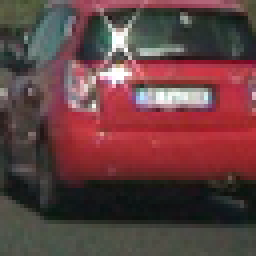
#> input picture Project5-Vehicle-Detection/example_images/vehicle.png, 64 x 64 px (shown 4 times larger)
$ python features.py
#> lines starting #> are read from the running program, lines starting #| are printed output that depends on the picture
import numpy as np
import cv2
from skimage.feature import hog
import pickle
import matplotlib.pyplot as plt
import matplotlib.image as mpimg
from config import *


def get_hog_features(img, orient, pix_per_cell, cell_per_block, vis=False, feature_vec=True):
    """
    Return HOG features and visualization (optionally)
    """
    if vis == True:
        features, hog_image = hog(img, orientations=orient, pixels_per_cell=(pix_per_cell, pix_per_cell),
                                  cells_per_block=(
                                      cell_per_block, cell_per_block), transform_sqrt=False,
                                  visualise=True, feature_vector=False)
        return features, hog_image
    else:
        features = hog(img, orientations=orient, pixels_per_cell=(pix_per_cell, pix_per_cell),
                       cells_per_block=(
                           cell_per_block, cell_per_block), transform_sqrt=False,
                       visualise=False, feature_vector=feature_vec)
        return features

# Define a function to compute binned color features


# [132 lines left out: functions bin_spatial, color_hist, extract_features, single_img_features, not called in this run]


if __name__ == '__main__':

    # Vehicle image
    image = mpimg.imread('../example_images/vehicle.png')
#> image is the input picture: shape (64, 64, 3) float32; mean R, G, B 0.388, 0.253, 0.256
    gray = cv2.cvtColor(image, cv2.COLOR_RGB2GRAY)
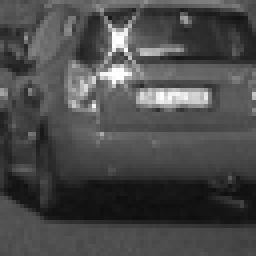
#> gray: shape (64, 64) float32 (shown 4 times larger); min 0.0562, max 1, mean 0.294

    # Call our function with vis=True to see an image output
    features, hog_image = get_hog_features(gray, orient,
                                           pix_per_cell, cell_per_block,
                                           vis=True, feature_vec=False)
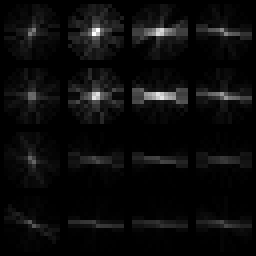
#> hog_image: shape (64, 64) float32 (shown 4 times larger); min 0, max 0.118, mean 0.00529; drawn with min black and max white

    # Plot the examples
    fig = plt.figure()
    plt.subplot(121)
    plt.imshow(image)
    plt.title('Example Car Image')
    plt.subplot(122)
    plt.imshow(hog_image, cmap='gray')
    plt.title('HOG Visualization')
    plt.show()
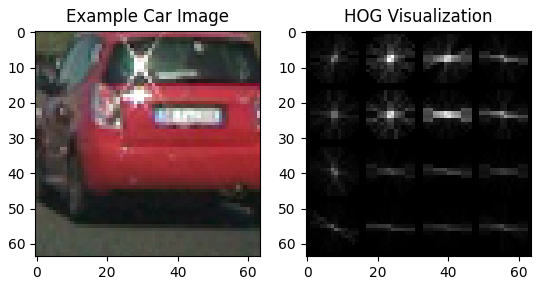
#> figure drawn by matplotlib, 2 panels

    # Non-car image
    image = mpimg.imread('../example_images/non_vehicle.png')
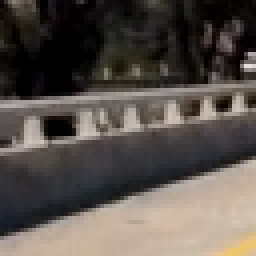
#> input picture Project5-Vehicle-Detection/example_images/non_vehicle.png, 64 x 64 px (shown 4 times larger)
#> image is the input picture: shape (64, 64, 3) float32; mean R, G, B 0.349, 0.319, 0.297
    gray = cv2.cvtColor(image, cv2.COLOR_RGB2GRAY)
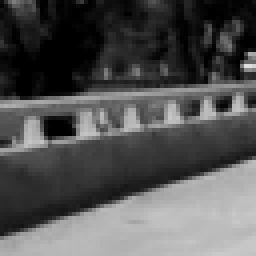
#> gray: shape (64, 64) float32 (shown 4 times larger); min 0, max 0.88, mean 0.326

    # Call our function with vis=True to see an image output
    features, hog_image = get_hog_features(gray, orient,
                                           pix_per_cell, cell_per_block,
                                           vis=True, feature_vec=False)
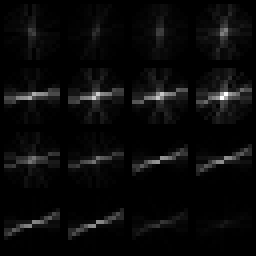
#> hog_image: shape (64, 64) float32 (shown 4 times larger); min 0, max 0.154, mean 0.00599; drawn with min black and max white

    # Plot the examples
    fig = plt.figure()
    plt.subplot(121)
    plt.imshow(image)
    plt.title('Example Non-Car Image')
    plt.subplot(122)
    plt.imshow(hog_image, cmap='gray')
    plt.title('HOG Visualization')
    plt.show()
